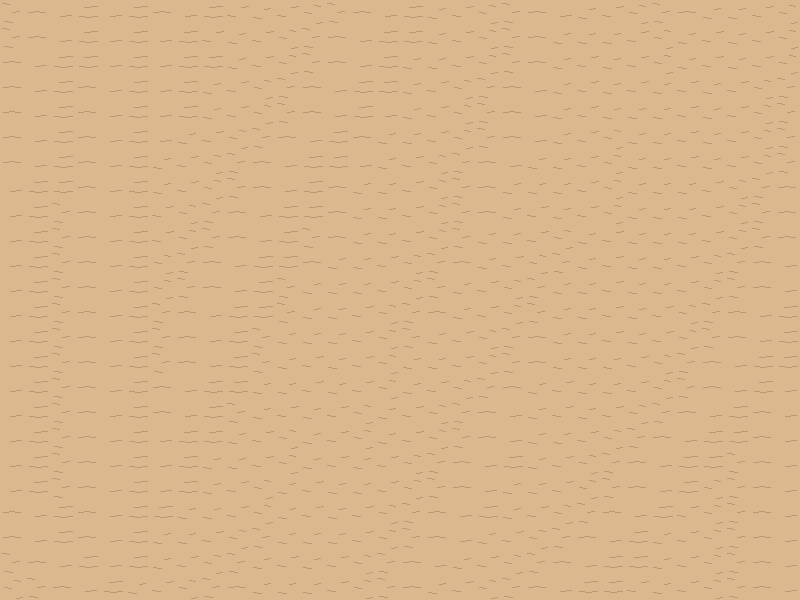

This game map was drawn from its Tiled (.tmx) file and the tilesets committed beside it. A one-line description and the trimmed map source follow:
An orthogonal 32x24 tile map with 25x25 px tiles, 2 tile layers (desertLayer, collisionLayer), 2 tilesets.

<map version="1.5" tiledversion="1.6.0" orientation="orthogonal" renderorder="right-down" width="32" height="24" tilewidth="25" tileheight="25" infinite="0" nextlayerid="3" nextobjectid="1">
 <editorsettings>
  <export target="tm_level2Placeholder.json" format="json" />
 </editorsettings>
 <tileset firstgid="1" name="tm_collision" tilewidth="25" tileheight="25" tilecount="1" columns="1">
  <image source="tm_collision.png" width="25" height="25" />
 </tileset>
 <tileset firstgid="2" name="ts_desert" tilewidth="25" tileheight="25" tilecount="48" columns="8">
  <image source="ts_desert.png" width="200" height="150" />
 </tileset>
 <layer id="1" name="desertLayer" width="32" height="24">
  <data>[768 cells, 768 non-empty, 7 distinct tile ids]</data>
 </layer>
 <layer id="2" name="collisionLayer" width="32" height="24">
  <data>[768 cells, 0 non-empty, 0 distinct tile ids]</data>
 </layer>
</map>
